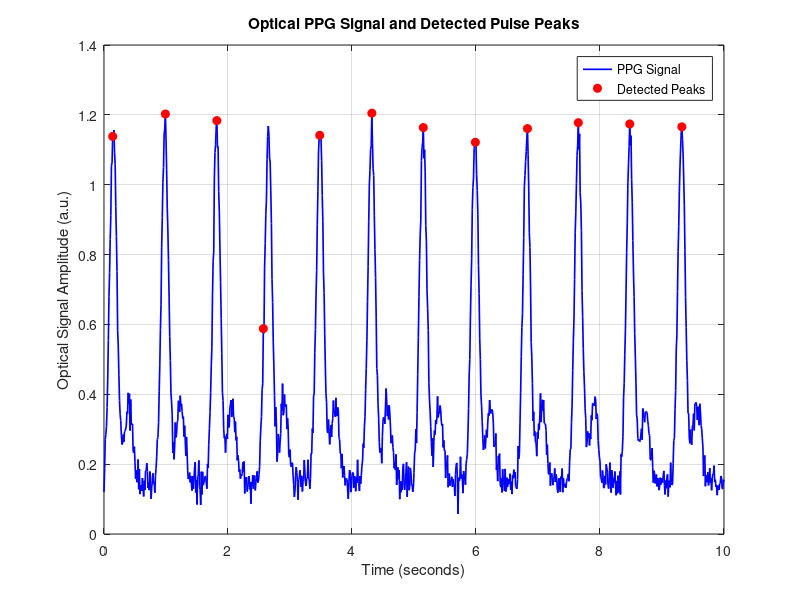
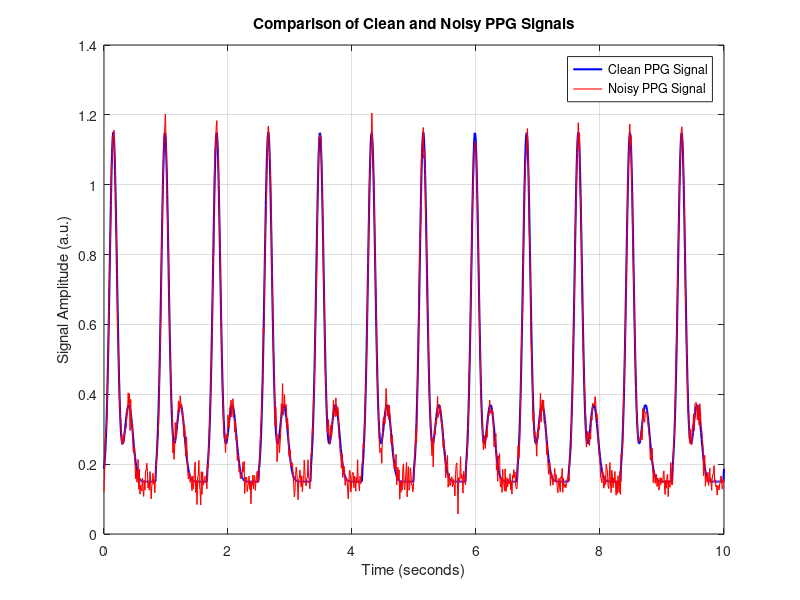
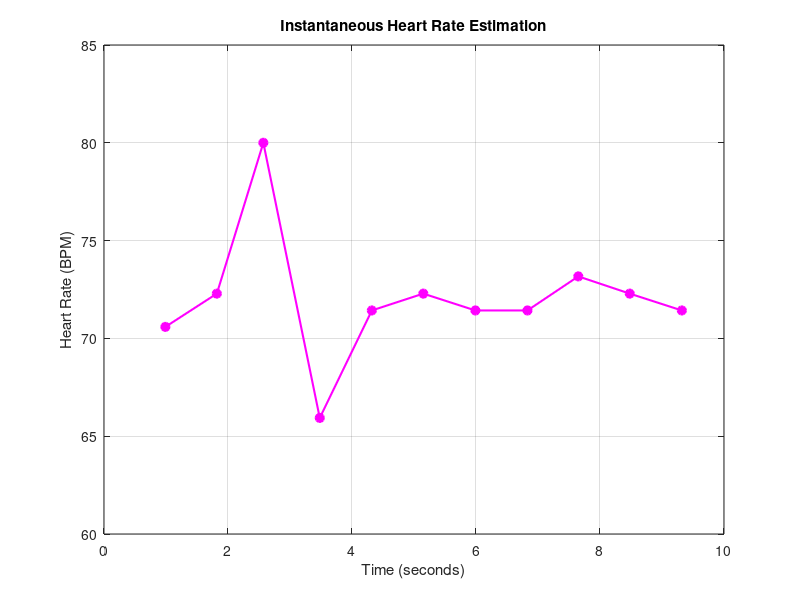

Write the MATLAB code that produced these figures, in order.

clc;
clear;
close all;

%% OPTICAL PULSE DETECTION SYSTEM SIMULATION

% Simulation parameters
fs = 100;                 % Sampling frequency (Hz)
duration = 10;            % Duration (seconds)
heart_rate = 72;           % Assumed heart rate (BPM)

t = 0:1/fs:duration;
period = 60 / heart_rate;

%% Generate an illustrative PPG signal

phase = mod(t, period) / period;

% Main systolic pulse and secondary wave
main_pulse = exp(-0.5 * ((phase - 0.18) / 0.07).^2);
secondary_pulse = 0.22 * exp(-0.5 * ((phase - 0.48) / 0.08).^2);

clean_signal = 0.15 + main_pulse + secondary_pulse;

% Add small measurement noise
rng(1);
noise = 0.025 * randn(size(t));
noisy_signal = clean_signal + noise;

%% Detect pulse peaks

threshold = 0.55;
min_peak_distance = 0.60;

peak_indices = [];

for i = 2:length(t)-1

    is_peak = noisy_signal(i) > noisy_signal(i-1) && ...
              noisy_signal(i) >= noisy_signal(i+1) && ...
              noisy_signal(i) > threshold;

    if is_peak
        if isempty(peak_indices) || ...
           (t(i) - t(peak_indices(end))) >= min_peak_distance

            peak_indices(end+1) = i;
        end
    end
end

peak_times = t(peak_indices);
peak_values = noisy_signal(peak_indices);

%% Calculate heart rate

if length(peak_times) >= 2
    pulse_intervals = diff(peak_times);
    instantaneous_hr = 60 ./ pulse_intervals;
    estimated_hr = mean(instantaneous_hr);
else
    pulse_intervals = [];
    instantaneous_hr = [];
    estimated_hr = NaN;
end

%% Display results

fprintf('OPTICAL PULSE DETECTION SIMULATION\n\n');

fprintf('Sampling frequency: %.2f Hz\n', fs);
fprintf('Assumed heart rate: %.2f BPM\n', heart_rate);
fprintf('Detected pulse peaks: %d\n', length(peak_times));

fprintf('\nDetected Peak Times (seconds)\n');

for i = 1:length(peak_times)
    fprintf('%.2f\n', peak_times(i));
end

fprintf('\nEstimated Heart Rate: %.2f BPM\n', estimated_hr);

fprintf('Simulation completed successfully.\n');

%% Figure 1: PPG signal and detected peaks

figure;

plot(t, noisy_signal, 'b', 'LineWidth', 1.2);
hold on;

plot(peak_times, peak_values, 'ro', ...
    'MarkerFaceColor', 'r', 'MarkerSize', 6);

xlabel('Time (seconds)');
ylabel('Optical Signal Amplitude (a.u.)');
title('Optical PPG Signal and Detected Pulse Peaks');

legend('PPG Signal', 'Detected Peaks');
grid on;

%% Figure 2: Clean and noisy PPG signals

figure;

plot(t, clean_signal, 'b', 'LineWidth', 1.5);
hold on;

plot(t, noisy_signal, 'r', 'LineWidth', 0.8);

xlabel('Time (seconds)');
ylabel('Signal Amplitude (a.u.)');
title('Comparison of Clean and Noisy PPG Signals');

legend('Clean PPG Signal', 'Noisy PPG Signal');
grid on;

%% Figure 3: Instantaneous heart rate

figure;

if ~isempty(instantaneous_hr)
    plot(peak_times(2:end), instantaneous_hr, ...
        'mo-', 'LineWidth', 1.5, 'MarkerFaceColor', 'm');

    xlabel('Time (seconds)');
    ylabel('Heart Rate (BPM)');
    title('Instantaneous Heart Rate Estimation');
    grid on;
else
    text(0.2, 0.5, 'Insufficient peaks for heart rate estimation');
end
